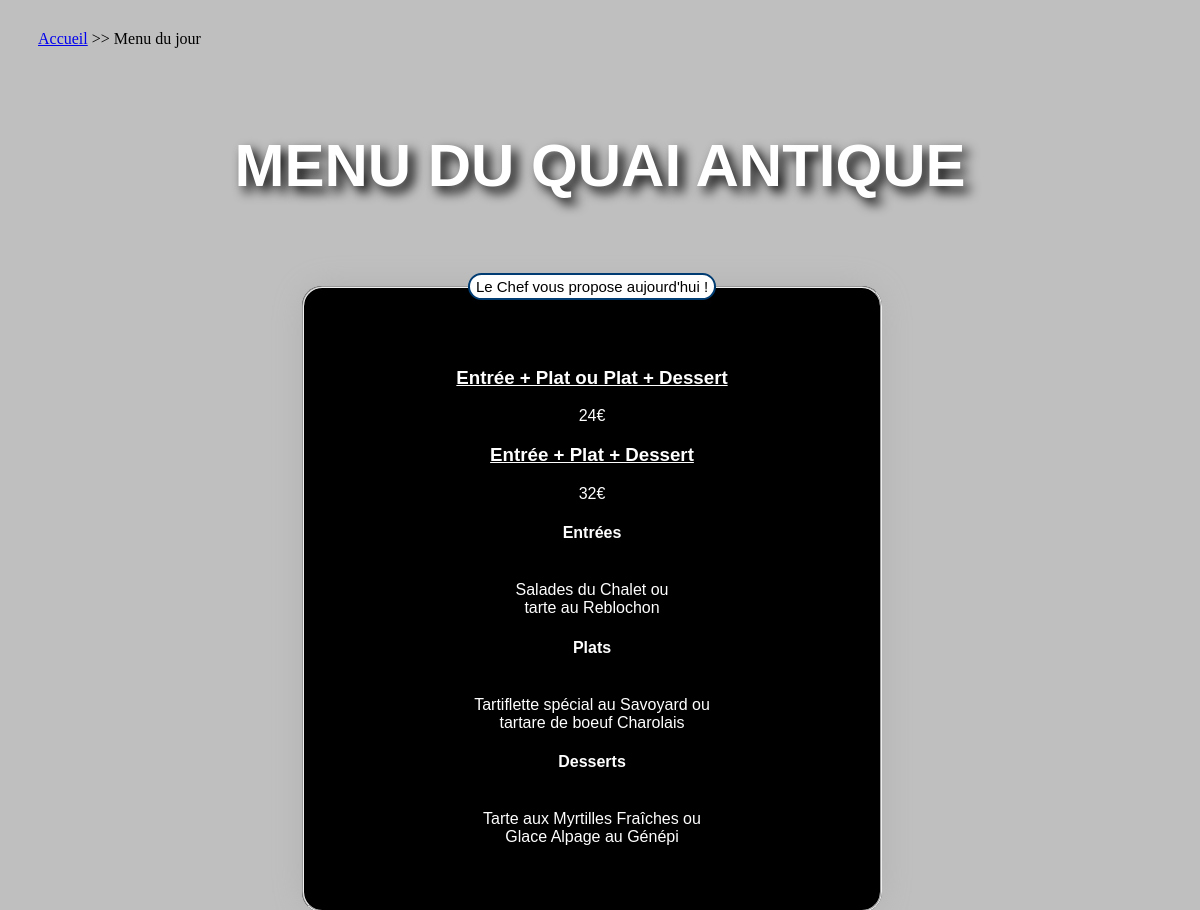
The page /menuUtilisateurRetourPHP.php on the database its author committed.
### tables this page shows
CREATE TABLE `menu` (
  `id_menu` int(11) NOT NULL,
  `entre` varchar(250) NOT NULL,
  `plats` varchar(250) NOT NULL,
  `desserts` varchar(250) NOT NULL,
  `prixPetit` decimal(2,0) NOT NULL,
  `prixGrand` decimal(2,0) NOT NULL
);

### menuUtilisateurRetourPHP.php (the view, shortened to what this page needs)
<!doctype html>
<html>
<head>
    <link rel="stylesheet" href="menuClientRetour.css">
</head>
<body>
    <nav class="breadcrumb" aria-label="breadcrumb">
        <ul>
            <li><a href="index.php">Accueil</a></li>
            <li><span aria-current="page">Menu du jour</span></li>
        </ul>
    </nav>
    <h1>MENU DU QUAI ANTIQUE</h1>
    <main>
        <fieldset>
            <legend>Le Chef vous propose aujourd'hui !</legend>
            <?php
            try {
                $bdd = new PDO('mysql:host=localhost;dbname=restau_database', 'root');
            } catch (Exception $e) {
                die('Erreur:' . $e->getMessage());
            }
            $reponse = $bdd->query('SELECT * FROM menu ORDER BY id_menu ');
            while ($donnees = $reponse->fetch()) {
            ?>
                <p>
                <h3>Entrée + Plat ou Plat + Dessert</h3><?php echo $donnees['prixPetit']; ?>€
                </p>
                <p>
                <h3>Entrée + Plat + Dessert</h3><?php echo $donnees['prixGrand']; ?>€
                </p>
                <p>
                <h4>Entrées</h4><br>
                <?php echo $donnees['entre']; ?>
                </p>
                <p>
                <h4>Plats</h4><br>
                <?php echo $donnees['plats']; ?>
                </p>
                <p>
                <h4>Desserts</h4><br>
                <?php echo $donnees['desserts']; ?>
                </p>
            <?php
            }
            ?>
        </fieldset>
    </main>
</body>
</html>

### menuClientRetour.css (style rules this page uses)
body { background: #c0bfbf; margin: 0; padding: 0; width: 100%; }
.breadcrumb { padding: 0 .5rem; }
.breadcrumb ul { display: flex; flex-wrap: wrap; list-style: none; margin: 0; padding: 30px; }
.breadcrumb li:not(:last-child)::after { display: inline-block; margin: 0 .25rem; content: ">>"; }
h1 { font-family: cursive, Gotham, Tahoma, sans-serif; font-size: 60px; text-align: center; position: absolute; width: 100%; top: 10%; color: #ffffff; text-shadow: black 0.1em 0.1em 0.2em }
h3 { text-align: center; text-decoration: underline; }
main { width: 100%; margin: 25%; }
fieldset { background-color: rgb(0, 0, 0); width: 40%; color: #fffefe; box-shadow: 0px 0px 36px -7px rgba(171, 171, 171, 1); border-radius: 20px; position: absolute; padding: 3rem; top: 30%; text-align: center; font-family: cursive, Gotham, Tahoma, sans-serif; }
legend { background-color: #fff; color: #000; padding: 3px 6px; border: 2px solid #003c72; border-radius: 30px; font-family: cursive, Gotham, Tahoma, sans-serif; top: 20%; font-size: 15px; }

### rows shown on the page
menu: prixPetit "24", prixGrand "32", entre "Salades du Chalet ou tarte au Reblochon", plats "Tartiflette spécial au Savoyard ou tartare de boeuf Charolais", desserts "Tarte aux Myrtilles Fraîches ou Glace Alpage au Génépi"
